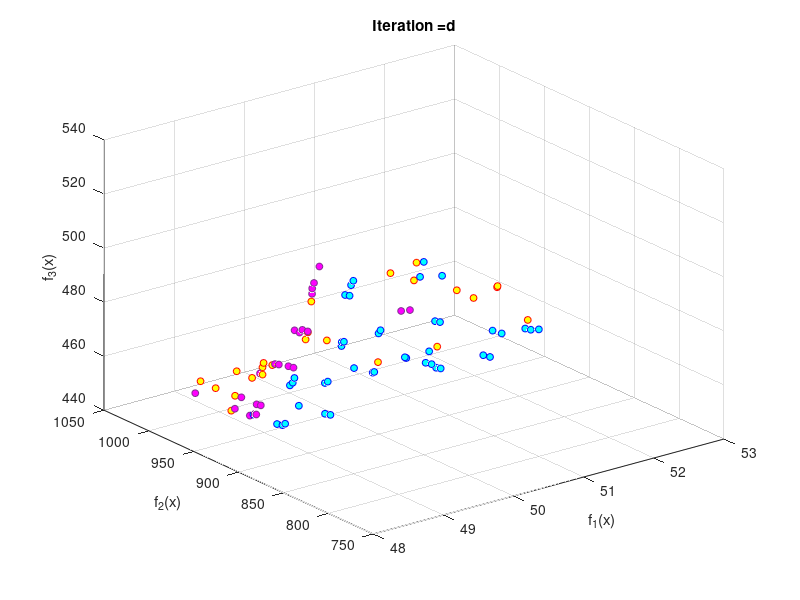

The MATLAB source for this figure:
function PlotCosts()

        Input.nsga2=load('nsga2.mat');
        Input.hybrid=load('hybrid.mat');
        Input.moead=load('moead.mat');
        Input.pesa2=load('pesa2.mat');
        Input.spea2=load('spea2.mat');

        empty_individual.bandb=[];
        empty_individual.moead=[];
        empty_individual.nsga2=[];
        empty_individual.pesa2=[];
        empty_individual.spea2=[];
        empty_individual.hybrid=[];
        
        pop=repmat(empty_individual,80,1);
        
        temp1=[Input.nsga2.Output.Paretolist2];
        for i=1:numel(temp1)
            pop(i).nsga2=temp1{i};
        end
        q=[pop.nsga2];
        x=q(1,:);
        y=q(2,:);
        z=q(3,:);
        %plot3(x,y,z,'or','Markersize',15, 'marker' , '*' ,'markerfacecolor','green' , 'markeredgecolor','green');
        plot3(x,y,z,'or','Markersize',5, 'marker' , 'o' , 'markeredgecolor','red' , 'markerfacecolor','yellow');
%       plot3(EPC(1,:),EPC(2,:),EPC(3,:),'or','Markersize',5,'markerfacecolor','y');
%         xlim([48 53])
%         ylim([900 1050])
%         zlim([450 490])
        title(['Iteration =' 100]);
        xlabel('f_1(x)');
        ylabel('f_2(x)'); 
        zlabel('f_3(x)');
        grid on
        hold on

%         temp2=[Input.hybrid.Output.Paretolist2];
%         for i=1:numel(temp2)
%             pop(i).hybrid=temp2{i};
%         end
%         qq=[pop.hybrid];
%         x=qq(1,:);
%         y=qq(2,:);
%         z=qq(3,:);
%         %plot3(x,y,z,'or','Markersize',6,'markerfacecolor','blue');
%         %plot3(x,y,z,'or','Markersize',12, 'marker' , 'o' ,'markerfacecolor','green' , 'markeredgecolor','red');
%         plot3(x,y,z,'or','Markersize',15, 'marker' , 'o' , 'markeredgecolor','cyan');
%         title(['Iteration =' 100]);
%         xlabel('f_1(x)');
%         ylabel('f_2(x)'); 
%         zlabel('f_3(x)');
%         grid on
%         hold on

%         temp3=[Input.moead.Output.Paretolist2];
%         for i=1:numel(temp3)
%             pop(i).moead=temp3{i};
%         end
%         qqq=[pop.moead];
%         x=qqq(1,:);
%         y=qqq(2,:);
%         z=qqq(3,:);
%         %plot3(x,y,z,'or','Markersize',15, 'marker' , '^' ,'markerfacecolor','green' , 'markeredgecolor','blue');
%         plot3(x,y,z,'or','Markersize',15, 'marker' , '^' , 'markeredgecolor','blue');
%         title(['Iteration =' 100]);
%         xlabel('f_1(x)');
%         ylabel('f_2(x)'); 
%         zlabel('f_3(x)');
%         grid on
%         hold on
        
        temp4=[Input.pesa2.Output.Paretolist2];
        for i=1:numel(temp4)
            pop(i).pesa2=temp4{i};
        end
        qqq1=[pop.pesa2];
        x=qqq1(1,:);
        y=qqq1(2,:);
        z=qqq1(3,:);
        %plot3(x,y,z,'or','Markersize',15, 'marker' , '^' ,'markerfacecolor','green' , 'markeredgecolor','blue');
        plot3(x,y,z,'or','Markersize',5, 'marker' , 'o' , 'markeredgecolor','#7E2F8E' , 'markerfacecolor','magenta');
%       plot3(EPC(1,:),EPC(2,:),EPC(3,:),'or','Markersize',5,'markerfacecolor','y');
%         xlim([48 53])
%         ylim([900 1050])
%         zlim([450 490])
        title(['Iteration =' 100]);
        xlabel('f_1(x)');
        ylabel('f_2(x)'); 
        zlabel('f_3(x)');
        grid on
        hold on


        temp5=[Input.spea2.Output.Paretolist2];
        for i=1:numel(temp5)
            pop(i).spea2=temp5{i};
        end
        qqq2=[pop.spea2];
        x=qqq2(1,:);
        y=qqq2(2,:);
        z=qqq2(3,:);
        %plot3(x,y,z,'or','Markersize',15, 'marker' , '^' ,'markerfacecolor','green' , 'markeredgecolor','blue');
        plot3(x,y,z,'or','Markersize',5, 'marker' , 'o' , 'markeredgecolor','blue' , 'markerfacecolor','cyan');
%       plot3(EPC(1,:),EPC(2,:),EPC(3,:),'or','Markersize',5,'markerfacecolor','y');
%         xlim([48 53])
%         ylim([900 1050])
%         zlim([450 490])
        title(['Iteration =' 100]);
        xlabel('f_1(x)');
        ylabel('f_2(x)'); 
        zlabel('f_3(x)');
        grid on
        hold off


        
end